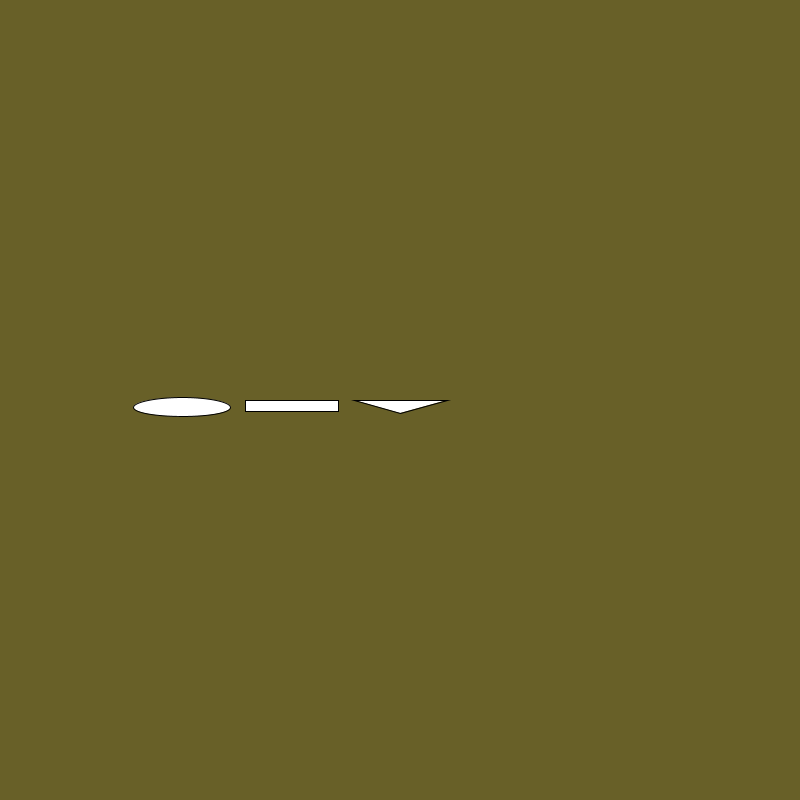
Frame 1 (no input)
Frame 60 (the mouse pressed at the canvas centre just before this capture): identical to frame 1, image omitted
Frame 120 (the mouse held since frame 60 and released just before this capture): identical to frame 1, image omitted

The Processing sketch that drew this single still picture (run headless with seeded random() and noise(); from frame 60 on, the mouse is pressed at the canvas centre):

// Processing sketch: Davidsketch_240327bMoire8
// ── Davidsketch_240327bMoire8.pde
void setup(){
  size(800,800);
}

void draw(){
  background(104,96,40);
  
  triangle(400,413,447,400,354,400);
  ellipse(182,407,97,19);
  rect(245,400,93,11);
  
}
